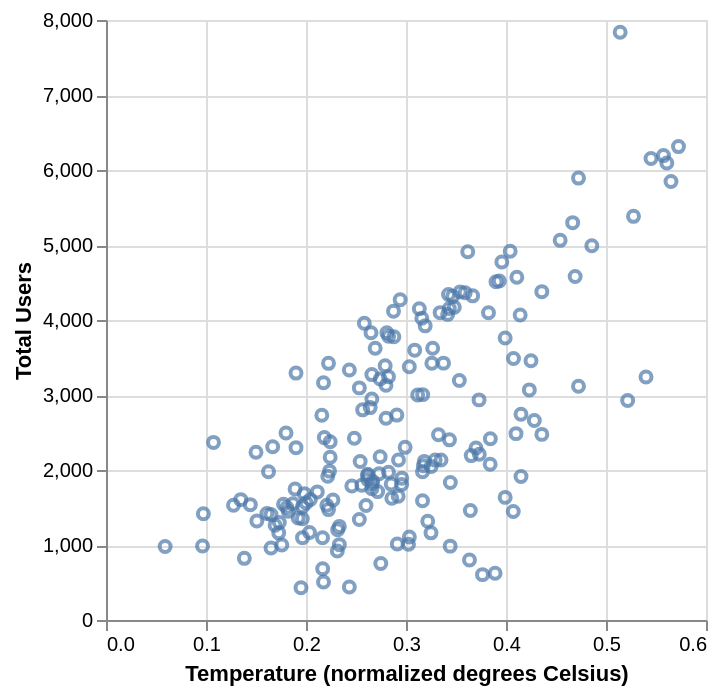

Write notebook code for a chart like this one.
### Markdown cell above
**Question 2.7** 
<br> {points: 3}

Plot the data as a scatter plot. 

There is a lot missing from the cell below (no hints were given). Try completing this on your own before looking back at any previous exercises. Assign your plot to an object called `bike_plot_spring`.

*Hint: what do you think should be the x-axis / y-axis? Don't forget to label your axes! Where appropriate, axes labels should also include units (for example, the axis mapped to the `temperature` column should have the units "normalized degrees Celsius").*

### Code cell
# Your Code Here

### Figure 1 — Vega-Lite specification as saved in the notebook (floating-point values rounded to 4 significant figures; data arrays with more than 128 entries replaced by an {"elided": "..."} marker saying what was removed)
{"config": {"view": {"continuousWidth": 300, "continuousHeight": 300}}, "data": {"name": "data-53a298b4058536a4ae5cbcbb981fa498"}, "mark": {"type": "point"}, "encoding": {"x": {"field": "temperature", "title": "Temperature (normalized degrees Celsius)", "type": "quantitative"}, "y": {"field": "total_users", "title": "Total Users", "type": "quantitative"}}, "$schema": "https://vega.github.io/schema/vega-lite/v5.20.1.json", "datasets": {"data-53a298b4058536a4ae5cbcbb981fa498": {"elided": "181 records"}}}
